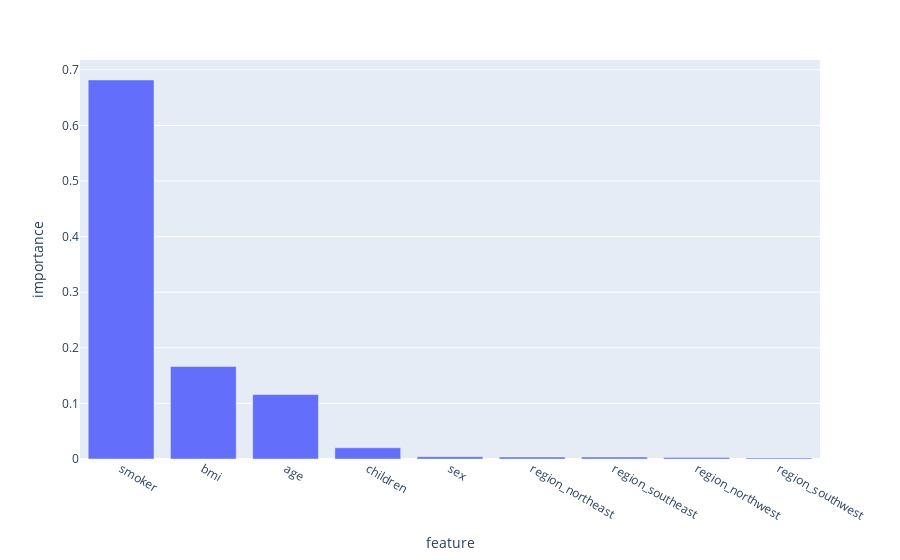

Notebook code cell kept with this figure:
### Code cell
importances = rf.feature_importances_
feature_names = X_train.columns.tolist()

feature_importances = pd.DataFrame({'feature': feature_names, 'importance': importances})
feature_importances = feature_importances.sort_values('importance', ascending=False).reset_index(drop=True)

fig = px.bar(feature_importances, x='feature', y='importance')
fig.show() # wykres pokazujący jaki wpływ na koszty mają poszczególne cechy objaśniające

### Figure 1 — Plotly figure (JSON) as saved in the notebook; plotly's stock layout.template omitted (floating-point values rounded to 4 significant figures)
{"data": [{"alignmentgroup": "True", "hovertemplate": "feature=%{x}<br>importance=%{y}<extra></extra>", "legendgroup": "", "marker": {"color": "#636efa", "pattern": {"shape": ""}}, "name": "", "offsetgroup": "", "orientation": "v", "showlegend": false, "textposition": "auto", "type": "bar", "x": ["smoker", "bmi", "age", "children", "sex", "region_northeast", "region_southeast", "region_northwest", "region_southwest"], "xaxis": "x", "y": [0.6818, 0.1666, 0.1159, 0.02012, 0.004208, 0.003599, 0.003496, 0.002604, 0.001754], "yaxis": "y"}], "layout": {"barmode": "relative", "legend": {"tracegroupgap": 0}, "margin": {"t": 60}, "xaxis": {"anchor": "y", "domain": [0, 1], "title": {"text": "feature"}}, "yaxis": {"anchor": "x", "domain": [0, 1], "title": {"text": "importance"}}}}
